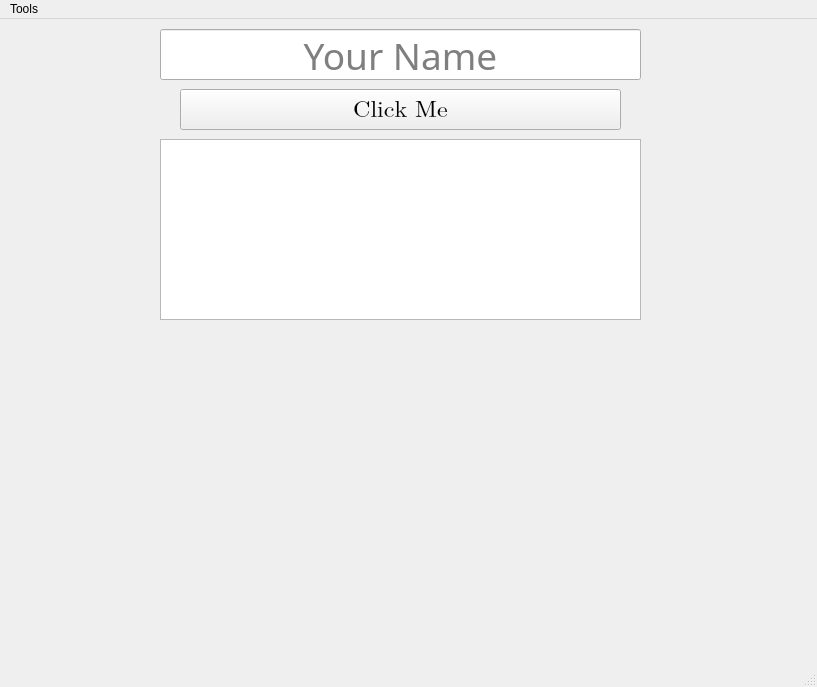
<?xml version="1.0" encoding="UTF-8"?>
<ui version="4.0">
 <class>MainWindow</class>
 <widget class="QMainWindow" name="MainWindow">
  <property name="geometry">
   <rect>
    <x>0</x>
    <y>0</y>
    <width>817</width>
    <height>687</height>
   </rect>
  </property>
  <property name="windowTitle">
   <string>MainWindow</string>
  </property>
  <widget class="QWidget" name="centralwidget">
   <widget class="QPushButton" name="btn">
    <property name="geometry">
     <rect>
      <x>180</x>
      <y>70</y>
      <width>441</width>
      <height>41</height>
     </rect>
    </property>
    <property name="font">
     <font>
      <family>Cambria Math</family>
      <pointsize>18</pointsize>
     </font>
    </property>
    <property name="cursor">
     <cursorShape>PointingHandCursor</cursorShape>
    </property>
    <property name="mouseTracking">
     <bool>true</bool>
    </property>
    <property name="text">
     <string>Click Me</string>
    </property>
   </widget>
   <widget class="QLineEdit" name="input">
    <property name="geometry">
     <rect>
      <x>160</x>
      <y>10</y>
      <width>481</width>
      <height>51</height>
     </rect>
    </property>
    <property name="font">
     <font>
      <family>Ink Free</family>
      <pointsize>28</pointsize>
     </font>
    </property>
    <property name="toolTip">
     <string/>
    </property>
    <property name="statusTip">
     <string/>
    </property>
    <property name="text">
     <string/>
    </property>
    <property name="alignment">
     <set>Qt::AlignCenter</set>
    </property>
    <property name="placeholderText">
     <string>Your Name</string>
    </property>
    <property name="clearButtonEnabled">
     <bool>true</bool>
    </property>
   </widget>
   <widget class="QTextEdit" name="textEdit">
    <property name="geometry">
     <rect>
      <x>160</x>
      <y>120</y>
      <width>481</width>
      <height>181</height>
     </rect>
    </property>
    <property name="font">
     <font>
      <family>Script</family>
      <pointsize>28</pointsize>
      <weight>75</weight>
      <bold>true</bold>
     </font>
    </property>
    <property name="cursor" stdset="0">
     <cursorShape>ForbiddenCursor</cursorShape>
    </property>
    <property name="statusTip">
     <string>Display only...</string>
    </property>
    <property name="readOnly">
     <bool>true</bool>
    </property>
    <property name="placeholderText">
     <string/>
    </property>
   </widget>
  </widget>
  <widget class="QMenuBar" name="menubar">
   <property name="geometry">
    <rect>
     <x>0</x>
     <y>0</y>
     <width>817</width>
     <height>26</height>
    </rect>
   </property>
   <widget class="QMenu" name="menuTools">
    <property name="title">
     <string>Tools</string>
    </property>
    <widget class="QMenu" name="menuFont_Style">
     <property name="title">
      <string>Font Style</string>
     </property>
     <addaction name="actionStyle_1"/>
     <addaction name="actionStyle_2"/>
     <addaction name="actionStyle_3"/>
    </widget>
    <addaction name="clear_worksapce"/>
    <addaction name="separator"/>
    <addaction name="menuFont_Style"/>
   </widget>
   <addaction name="menuTools"/>
  </widget>
  <widget class="QStatusBar" name="statusbar"/>
  <action name="clear_worksapce">
   <property name="text">
    <string>Clear Workspace</string>
   </property>
   <property name="toolTip">
    <string>Clear Workspace</string>
   </property>
   <property name="statusTip">
    <string>Clear whole workspace...</string>
   </property>
   <property name="shortcut">
    <string>Ctrl+Shift+C</string>
   </property>
  </action>
  <action name="actionStyle_1">
   <property name="text">
    <string>Style 1</string>
   </property>
  </action>
  <action name="actionStyle_2">
   <property name="text">
    <string>Style 2</string>
   </property>
  </action>
  <action name="actionStyle_3">
   <property name="text">
    <string>Style 3</string>
   </property>
  </action>
 </widget>
 <resources/>
 <connections/>
</ui>
